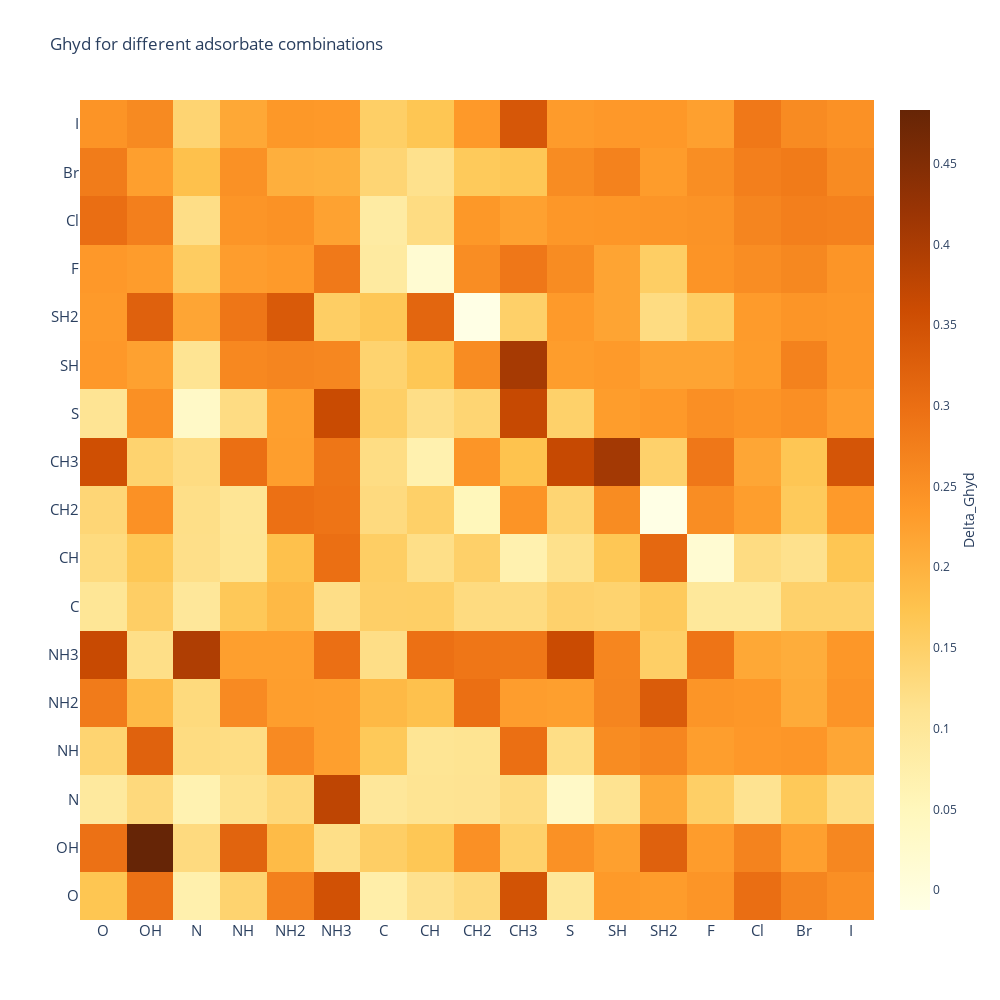

The notebook cell saved with this chart:
### Code cell
import plotly.offline as py
py.init_notebook_mode(connected=True)
import plotly.graph_objs as go
from matplotlib.colors import ListedColormap




#Plotting
trace = go.Heatmap(z = twoD,
                   x = adsorbates,
                   y = adsorbates,
                   colorscale = 'YlOrBr',
                   colorbar   = dict(title = "Delta_Ghyd",
                                     titleside = "right"
                                    )
                  )

layout = go.Layout(dict(title = "Ghyd for different adsorbate combinations",
                        autosize = False,
                        height  = 1000,
                        width   = 1000,
                        yaxis   = dict(tickfont = dict(size = 15)),
                        xaxis   = dict(tickfont = dict(size = 15))
                       )
                  )

data = [trace]
fig = go.Figure(data=data,layout=layout)
py.iplot(fig)

### Figure 1 — Plotly figure (JSON) as saved in the notebook; plotly's stock layout.template omitted (floating-point values rounded to 4 significant figures; data arrays with more than 128 entries replaced by an {"elided": "..."} marker saying what was removed)
{"data": [{"colorbar": {"title": {"side": "right", "text": "Delta_Ghyd"}}, "colorscale": [[0, "rgb(255,255,229)"], [0.125, "rgb(255,247,188)"], [0.25, "rgb(254,227,145)"], [0.375, "rgb(254,196,79)"], [0.5, "rgb(254,153,41)"], [0.625, "rgb(236,112,20)"], [0.75, "rgb(204,76,2)"], [0.875, "rgb(153,52,4)"], [1, "rgb(102,37,6)"]], "type": "heatmap", "x": ["O", "OH", "N", "NH", "NH2", "NH3", "C", "CH", "CH2", "CH3", "S", "SH", "SH2", "F", "Cl", "Br", "I"], "y": ["O", "OH", "N", "NH", "NH2", "NH3", "C", "CH", "CH2", "CH3", "S", "SH", "SH2", "F", "Cl", "Br", "I"], "z": {"elided": "17x17 float values"}}], "layout": {"autosize": false, "height": 1000, "title": {"text": "Ghyd for different adsorbate combinations"}, "width": 1000, "xaxis": {"tickfont": {"size": 15}}, "yaxis": {"tickfont": {"size": 15}}}}
